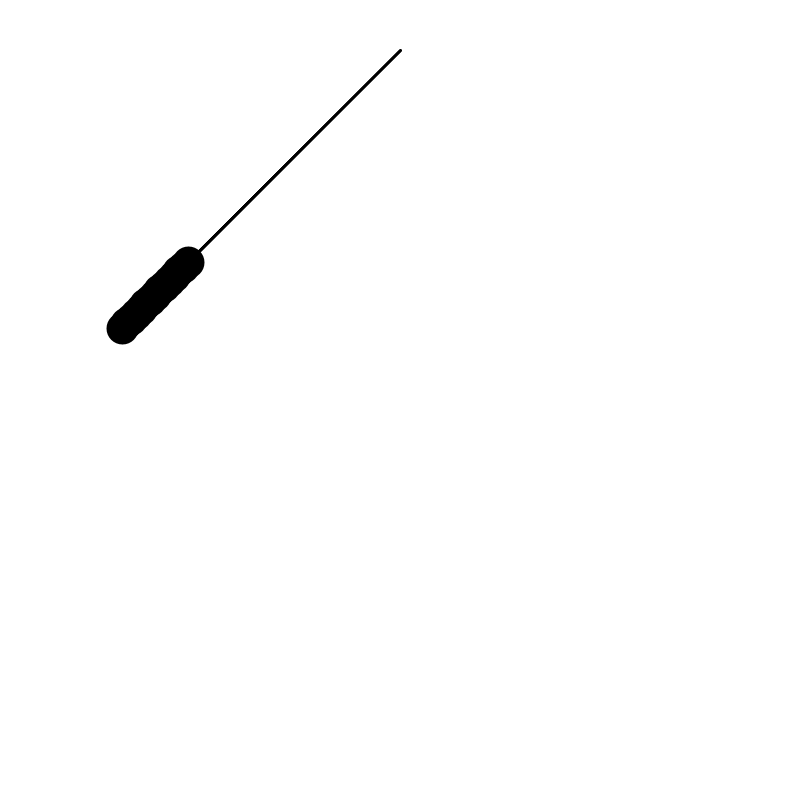
Frame 1 (no input)
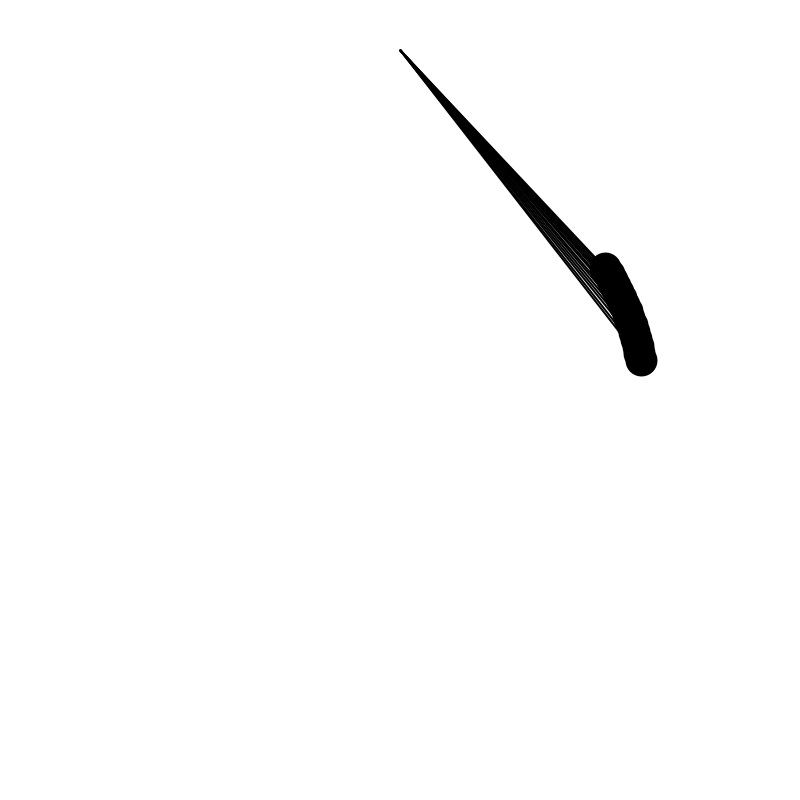
Frame 60 (the mouse pressed at the canvas centre just before this capture)
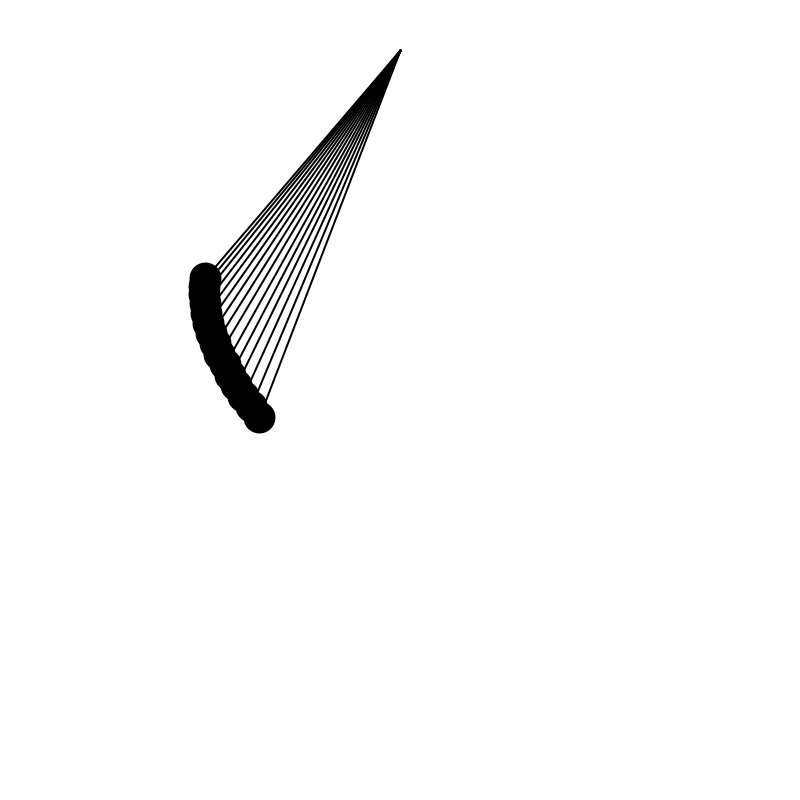
Frame 120 (the mouse held since frame 60 and released just before this capture)

The Processing sketch that drew these frames (run headless with seeded random() and noise(); from frame 60 on, the mouse is pressed at the canvas centre):

// Processing sketch: Simple_Pendulum
// ── Simple_Pendulum.pde
float gravity = -0.8;

Pendulum[] pendulum = new Pendulum[15];

void setup()
{
  size(800, 800);

  for (int i=0; i<pendulum.length; i++)
  {
    float firstHeight = 300;
    float difHeight = firstHeight/3 / pendulum.length;

    pendulum[i] = new Pendulum(firstHeight + difHeight*i);
  }
}

void draw()
{
  if (mouseX>width/2)
  {
    return;
  }
  
    background(255);
    stroke(0);
    strokeWeight(2);
    fill(0);

    for (int i=0; i<pendulum.length; i++)
    {
      pendulum[i].update();
      pendulum[i].show();
    }
}
// ── Pendulum.pde
class Pendulum
{
  PVector origem;
  float raio;
  float massa = 30;
  float angle = PI/4;
  float angle_vel = 0;
  float angle_acc = 0;
  float forca = 0;

  Pendulum(float r)
  {
    origem = new PVector(width/2, 50);
    this.raio = r;
  }

  void update()
  {
    // sin(angle) = forca / gravity
    forca = sin(angle)*gravity*massa/raio;
    angle_acc = forca / massa;
    angle_vel *= 0.999;
    angle_vel += angle_acc;
    angle += angle_vel;
  }

  void show()
  {
    pushMatrix();
    translate(origem.x, origem.y);
    PVector ponta = new PVector(raio*cos(PI/2 + angle), raio*sin(PI/2 + angle));
    line(0, 0, ponta.x, ponta.y);
    ellipse(ponta.x, ponta.y, massa, massa);
    popMatrix();
  }
}
